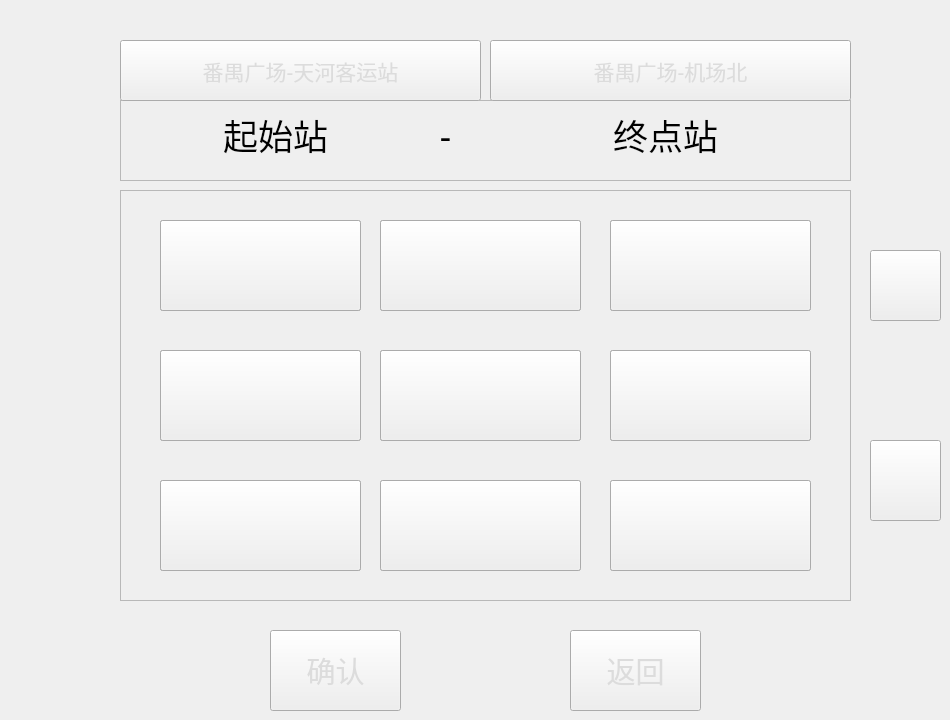
   <widget class="QWidget" name="tab_route">
    <property name="cursor">
     <cursorShape>BlankCursor</cursorShape>
    </property>
    <property name="styleSheet">
     <string notr="true">QWidget#tab_route{
	background-color: rgb(173, 181, 178);
}
</string>
    </property>
    <attribute name="title">
     <string>页</string>
    </attribute>
    <widget class="QPushButton" name="pushButton_line9_addr_name_up">
     <property name="geometry">
      <rect>
       <x>870</x>
       <y>250</y>
       <width>71</width>
       <height>71</height>
      </rect>
     </property>
     <property name="styleSheet">
      <string notr="true">QPushButton
{
	border-image: url(:/key_button_up.png);
}
QPushButton::pressed
{
	border-image:url(:/key_button_left_yellow.png);
}</string>
     </property>
     <property name="text">
      <string/>
     </property>
    </widget>
    <widget class="QPushButton" name="pushButton_custom_route_back">
     <property name="geometry">
      <rect>
       <x>570</x>
       <y>630</y>
       <width>131</width>
       <height>81</height>
      </rect>
     </property>
     <property name="font">
      <font>
       <family>黑体</family>
       <pointsize>22</pointsize>
       <weight>50</weight>
       <bold>false</bold>
      </font>
     </property>
     <property name="styleSheet">
      <string notr="true">QPushButton
{
	border-image: url(:/button_normal.png);
	color: rgb(220, 220, 220);
}

QPushButton::pressed
{
	border-image: url(:/yellow_square.png);
}</string>
     </property>
     <property name="text">
      <string>返回</string>
     </property>
    </widget>
    <widget class="QFrame" name="frame_59">
     <property name="geometry">
      <rect>
       <x>120</x>
       <y>190</y>
       <width>731</width>
       <height>411</height>
      </rect>
     </property>
     <property name="frameShape">
      <enum>QFrame::StyledPanel</enum>
     </property>
     <property name="frameShadow">
      <enum>QFrame::Raised</enum>
     </property>
     <widget class="QPushButton" name="pushButton_custom_station_22">
      <property name="geometry">
       <rect>
        <x>40</x>
        <y>160</y>
        <width>201</width>
        <height>91</height>
       </rect>
      </property>
      <property name="font">
       <font>
        <pointsize>24</pointsize>
       </font>
      </property>
      <property name="text">
       <string>大石</string>
      </property>
     </widget>
     <widget class="QPushButton" name="pushButton_custom_station_23">
      <property name="geometry">
       <rect>
        <x>260</x>
        <y>160</y>
        <width>201</width>
        <height>91</height>
       </rect>
      </property>
      <property name="font">
       <font>
        <pointsize>24</pointsize>
       </font>
      </property>
      <property name="text">
       <string>厦窖</string>
      </property>
     </widget>
     <widget class="QPushButton" name="pushButton_custom_station_24">
      <property name="geometry">
       <rect>
        <x>490</x>
        <y>160</y>
        <width>201</width>
        <height>91</height>
       </rect>
      </property>
      <property name="font">
       <font>
        <pointsize>24</pointsize>
       </font>
      </property>
      <property name="text">
       <string>沥滘</string>
      </property>
     </widget>
     <widget class="QPushButton" name="pushButton_custom_station_25">
      <property name="geometry">
       <rect>
        <x>40</x>
        <y>290</y>
        <width>201</width>
        <height>91</height>
       </rect>
      </property>
      <property name="font">
       <font>
        <pointsize>24</pointsize>
       </font>
      </property>
      <property name="text">
       <string>大塘</string>
      </property>
     </widget>
     <widget class="QPushButton" name="pushButton_custom_station_16">
      <property name="geometry">
       <rect>
        <x>40</x>
        <y>290</y>
        <width>201</width>
        <height>91</height>
       </rect>
      </property>
      <property name="font">
       <font>
        <pointsize>24</pointsize>
       </font>
      </property>
      <property name="text">
       <string>京溪
南方医院</string>
      </property>
     </widget>
     <widget class="QPushButton" name="pushButton_custom_station_21">
      <property name="geometry">
       <rect>
        <x>490</x>
        <y>30</y>
        <width>201</width>
        <height>91</height>
       </rect>
      </property>
      <property name="font">
       <font>
        <pointsize>24</pointsize>
       </font>
      </property>
      <property name="text">
       <string>林和西</string>
      </property>
     </widget>
     <widget class="QPushButton" name="pushButton_custom_station_17">
      <property name="geometry">
       <rect>
        <x>260</x>
        <y>290</y>
        <width>201</width>
        <height>91</height>
       </rect>
      </property>
      <property name="font">
       <font>
        <pointsize>24</pointsize>
       </font>
      </property>
      <property name="text">
       <string>同和</string>
      </property>
     </widget>
     <widget class="QPushButton" name="pushButton_custom_station_19">
      <property name="geometry">
       <rect>
        <x>40</x>
        <y>30</y>
        <width>201</width>
        <height>91</height>
       </rect>
      </property>
      <property name="font">
       <font>
        <pointsize>24</pointsize>
       </font>
      </property>
      <property name="text">
       <string>珠江新城</string>
      </property>
     </widget>
     <widget class="QPushButton" name="pushButton_custom_station_20">
      <property name="geometry">
       <rect>
        <x>260</x>
        <y>30</y>
        <width>201</width>
        <height>91</height>
       </rect>
      </property>
      <property name="font">
       <font>
        <pointsize>24</pointsize>
       </font>
      </property>
      <property name="text">
       <string>体育西路</string>
      </property>
     </widget>
     <widget class="QPushButton" name="pushButton_custom_station_14">
      <property name="geometry">
       <rect>
        <x>260</x>
        <y>160</y>
        <width>201</width>
        <height>91</height>
       </rect>
      </property>
      <property name="font">
       <font>
        <pointsize>24</pointsize>
       </font>
      </property>
      <property name="text">
       <string>燕塘</string>
      </property>
     </widget>
     <widget class="QPushButton" name="pushButton_custom_station_18">
      <property name="geometry">
       <rect>
        <x>490</x>
        <y>290</y>
        <width>201</width>
        <height>91</height>
       </rect>
      </property>
      <property name="font">
       <font>
        <pointsize>24</pointsize>
       </font>
      </property>
      <property name="text">
       <string>永泰</string>
      </property>
     </widget>
     <widget class="QPushButton" name="pushButton_custom_station_13">
      <property name="geometry">
       <rect>
        <x>40</x>
        <y>160</y>
        <width>201</width>
        <height>91</height>
       </rect>
      </property>
      <property name="font">
       <font>
        <pointsize>24</pointsize>
       </font>
      </property>
      <property name="text">
       <string>广州东站</string>
      </property>
     </widget>
     <widget class="QPushButton" name="pushButton_custom_station_15">
      <property name="geometry">
       <rect>
        <x>490</x>
        <y>160</y>
        <width>201</width>
        <height>91</height>
       </rect>
      </property>
      <property name="font">
       <font>
        <pointsize>24</pointsize>
       </font>
      </property>
      <property name="text">
       <string>梅花园</string>
      </property>
     </widget>
     <widget class="QPushButton" name="pushButton_custom_station_7">
      <property name="geometry">
       <rect>
        <x>40</x>
        <y>290</y>
        <width>201</width>
        <height>91</height>
       </rect>
      </property>
      <property name="font">
       <font>
        <pointsize>24</pointsize>
       </font>
      </property>
      <property name="text">
       <string/>
      </property>
     </widget>
     <widget class="QPushButton" name="pushButton_custom_station_12">
      <property name="geometry">
       <rect>
        <x>490</x>
        <y>30</y>
        <width>201</width>
        <height>91</height>
       </rect>
      </property>
      <property name="font">
       <font>
        <pointsize>24</pointsize>
       </font>
      </property>
      <property name="text">
       <string>龙归</string>
      </property>
     </widget>
     <widget class="QPushButton" name="pushButton_custom_station_11">
      <property name="geometry">
       <rect>
        <x>260</x>
        <y>30</y>
        <width>201</width>
        <height>91</height>
       </rect>
      </property>
      <property name="font">
       <font>
        <pointsize>24</pointsize>
       </font>
      </property>
      <property name="text">
       <string>嘉禾望岗</string>
      </property>
     </widget>
     <widget class="QPushButton" name="pushButton_custom_station_9">
      <property name="geometry">
       <rect>
        <x>490</x>
        <y>290</y>
        <width>201</width>
        <height>91</height>
       </rect>
      </property>
      <property name="font">
       <font>
        <pointsize>24</pointsize>
       </font>
      </property>
      <property name="text">
       <string/>
      </property>
     </widget>
     <widget class="QPushButton" name="pushButton_custom_station_8">
      <property name="geometry">
       <rect>
        <x>260</x>
        <y>290</y>
        <width>201</width>
        <height>91</height>
       </rect>
      </property>
      <property name="font">
       <font>
        <pointsize>24</pointsize>
       </font>
      </property>
      <property name="text">
       <string/>
      </property>
     </widget>
     <widget class="QPushButton" name="pushButton_custom_station_10">
      <property name="geometry">
       <rect>
        <x>40</x>
        <y>30</y>
        <width>201</width>
        <height>91</height>
       </rect>
      </property>
      <property name="font">
       <font>
        <pointsize>24</pointsize>
       </font>
      </property>
      <property name="text">
       <string>白云
大道北</string>
      </property>
     </widget>
     <widget class="QPushButton" name="pushButton_custom_station_4">
      <property name="geometry">
       <rect>
        <x>40</x>
        <y>160</y>
        <width>201</width>
        <height>91</height>
       </rect>
      </property>
      <property name="font">
       <font>
        <pointsize>24</pointsize>
       </font>
      </property>
      <property name="text">
       <string/>
      </property>
     </widget>
     <widget class="QPushButton" name="pushButton_custom_station_5">
      <property name="geometry">
       <rect>
        <x>260</x>
        <y>160</y>
        <width>201</width>
        <height>91</height>
       </rect>
      </property>
      <property name="font">
       <font>
        <pointsize>24</pointsize>
       </font>
      </property>
      <property name="text">
       <string/>
      </property>
     </widget>
     <widget class="QPushButton" name="pushButton_custom_station_6">
      <property name="geometry">
       <rect>
        <x>490</x>
        <y>160</y>
        <width>201</width>
        <height>91</height>
       </rect>
      </property>
      <property name="font">
       <font>
        <pointsize>24</pointsize>
       </font>
      </property>
      <property name="text">
       <string/>
      </property>
     </widget>
     <widget class="QPushButton" name="pushButton_custom_station_3">
      <property name="geometry">
       <rect>
        <x>490</x>
        <y>30</y>
        <width>201</width>
        <height>91</height>
       </rect>
      </property>
      <property name="font">
       <font>
        <pointsize>24</pointsize>
       </font>
      </property>
      <property name="text">
       <string/>
      </property>
     </widget>
     <widget class="QPushButton" name="pushButton_custom_station_2">
      <property name="geometry">
       <rect>
        <x>260</x>
        <y>30</y>
        <width>201</width>
        <height>91</height>
       </rect>
      </property>
      <property name="minimumSize">
       <size>
        <width>131</width>
        <height>71</height>
       </size>
      </property>
      <property name="font">
       <font>
        <pointsize>24</pointsize>
       </font>
      </property>
      <property name="text">
       <string/>
      </property>
     </widget>
     <widget class="QPushButton" name="pushButton_custom_station_1">
      <property name="geometry">
       <rect>
        <x>40</x>
        <y>30</y>
        <width>201</width>
        <height>91</height>
       </rect>
      </property>
      <property name="minimumSize">
       <size>
        <width>131</width>
        <height>71</height>
       </size>
      </property>
      <property name="font">
       <font>
        <pointsize>24</pointsize>
       </font>
      </property>
      <property name="text">
       <string/>
      </property>
     </widget>
    </widget>
    <widget class="QPushButton" name="pushButton_custom_route_confirm">
     <property name="geometry">
      <rect>
       <x>270</x>
       <y>630</y>
       <width>131</width>
       <height>81</height>
      </rect>
     </property>
     <property name="font">
      <font>
       <family>黑体</family>
       <pointsize>22</pointsize>
       <weight>50</weight>
       <bold>false</bold>
      </font>
     </property>
     <property name="styleSheet">
      <string notr="true">QPushButton
{
	border-image: url(:/button_normal.png);
	color: rgb(220, 220, 220);
}

QPushButton::pressed
{
	border-image: url(:/yellow_square.png);
}</string>
     </property>
     <property name="text">
      <string>确认</string>
     </property>
    </widget>
    <widget class="QFrame" name="frame_60">
     <property name="geometry">
      <rect>
       <x>120</x>
       <y>100</y>
       <width>731</width>
       <height>81</height>
      </rect>
     </property>
     <property name="font">
      <font>
       <family>黑体</family>
      </font>
     </property>
     <property name="frameShape">
      <enum>QFrame::StyledPanel</enum>
     </property>
     <property name="frameShadow">
      <enum>QFrame::Raised</enum>
     </property>
     <widget class="QLabel" name="label_begin_station">
      <property name="geometry">
       <rect>
        <x>50</x>
        <y>0</y>
        <width>211</width>
        <height>71</height>
       </rect>
      </property>
      <property name="font">
       <font>
        <family>黑体</family>
        <pointsize>26</pointsize>
        <weight>50</weight>
        <bold>false</bold>
       </font>
      </property>
      <property name="contextMenuPolicy">
       <enum>Qt::ActionsContextMenu</enum>
      </property>
      <property name="text">
       <string>&lt;html&gt;&lt;head/&gt;&lt;body&gt;&lt;p&gt;起始站&lt;/p&gt;&lt;/body&gt;&lt;/html&gt;</string>
      </property>
      <property name="alignment">
       <set>Qt::AlignCenter</set>
      </property>
     </widget>
     <widget class="QLabel" name="label_end_station">
      <property name="geometry">
       <rect>
        <x>440</x>
        <y>0</y>
        <width>211</width>
        <height>71</height>
       </rect>
      </property>
      <property name="font">
       <font>
        <family>黑体</family>
        <pointsize>26</pointsize>
        <weight>50</weight>
        <bold>false</bold>
       </font>
      </property>
      <property name="text">
       <string>&lt;html&gt;&lt;head/&gt;&lt;body&gt;&lt;p&gt;终点站&lt;/p&gt;&lt;/body&gt;&lt;/html&gt;</string>
      </property>
      <property name="alignment">
       <set>Qt::AlignCenter</set>
      </property>
     </widget>
     <widget class="QLabel" name="label_line">
      <property name="geometry">
       <rect>
        <x>310</x>
        <y>0</y>
        <width>31</width>
        <height>71</height>
       </rect>
      </property>
      <property name="font">
       <font>
        <family>黑体</family>
        <pointsize>26</pointsize>
        <weight>50</weight>
        <bold>false</bold>
       </font>
      </property>
      <property name="text">
       <string>&lt;html&gt;&lt;head/&gt;&lt;body&gt;&lt;p&gt;-&lt;/p&gt;&lt;/body&gt;&lt;/html&gt;</string>
      </property>
      <property name="alignment">
       <set>Qt::AlignCenter</set>
      </property>
     </widget>
    </widget>
    <widget class="QPushButton" name="pushButton_line9_addr_name_down">
     <property name="geometry">
      <rect>
       <x>870</x>
       <y>440</y>
       <width>71</width>
       <height>81</height>
      </rect>
     </property>
     <property name="styleSheet">
      <string notr="true">QPushButton
{
	border-image: url(:/key_button_down.png);
}
QPushButton::pressed
{
	border-image:url(:/key_button_right_yellow.png);
}</string>
     </property>
     <property name="text">
      <string/>
     </property>
    </widget>
    <widget class="QPushButton" name="pushButton_turn_line">
     <property name="geometry">
      <rect>
       <x>120</x>
       <y>40</y>
       <width>361</width>
       <height>61</height>
      </rect>
     </property>
     <property name="font">
      <font>
       <family>黑体</family>
       <pointsize>16</pointsize>
       <weight>50</weight>
       <bold>false</bold>
      </font>
     </property>
     <property name="styleSheet">
      <string notr="true">QPushButton
{
	border-image: url(:/button_normal.png);
	color: rgb(220, 220, 220);
}

QPushButton::pressed
{
	border-image: url(:/yellow_square.png);
}</string>
     </property>
     <property name="text">
      <string>番禺广场-天河客运站</string>
     </property>
    </widget>
    <widget class="QPushButton" name="pushButton_turn_line_2">
     <property name="geometry">
      <rect>
       <x>490</x>
       <y>40</y>
       <width>361</width>
       <height>61</height>
      </rect>
     </property>
     <property name="font">
      <font>
       <family>黑体</family>
       <pointsize>16</pointsize>
       <weight>50</weight>
       <bold>false</bold>
      </font>
     </property>
     <property name="styleSheet">
      <string notr="true">QPushButton
{
	border-image: url(:/button_normal.png);
	color: rgb(220, 220, 220);
}

QPushButton::pressed
{
	border-image: url(:/yellow_square.png);
}</string>
     </property>
     <property name="text">
      <string>番禺广场-机场北</string>
     </property>
    </widget>
   </widget>
